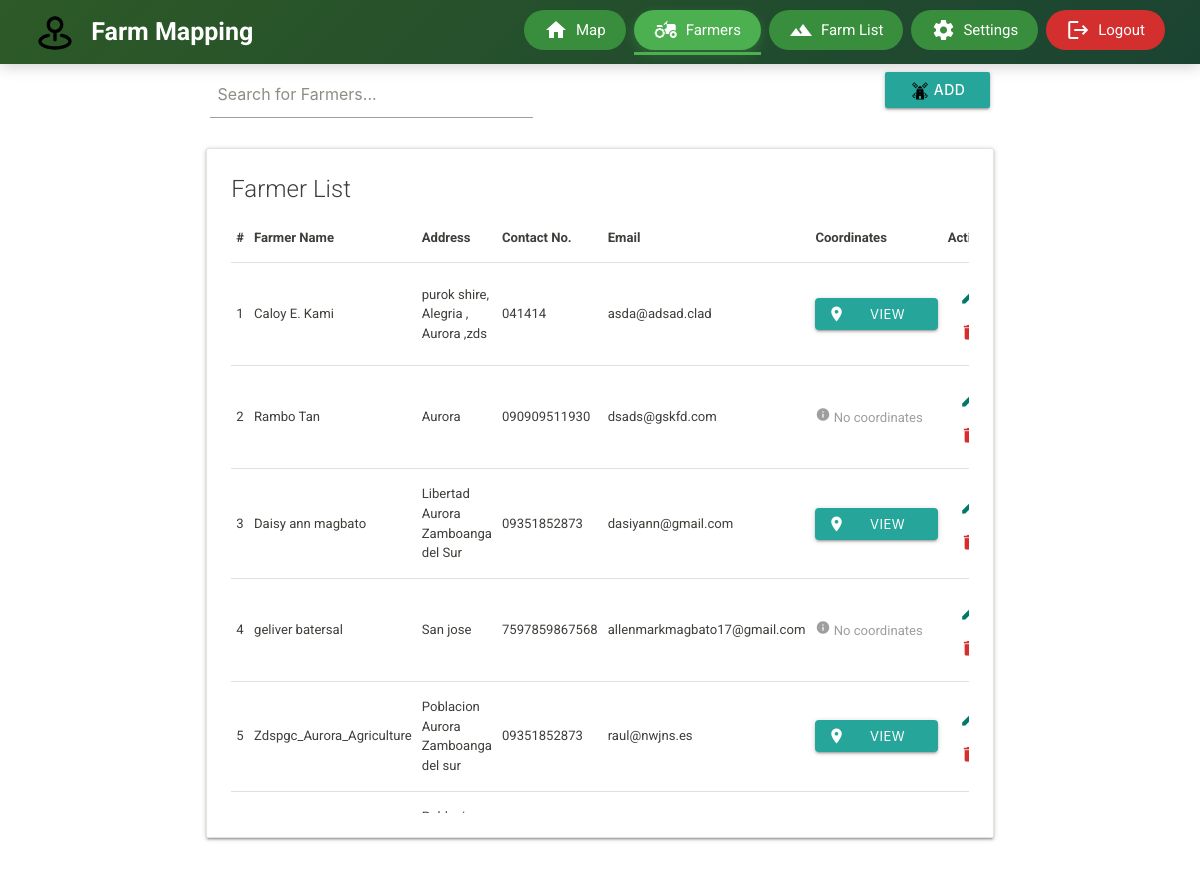
The app's page /farmers.php (signed in) with its own data.
### tables this page shows
CREATE TABLE `farmers` (
  `farmer_id` bigint(20) NOT NULL,
  `farmer_name` varchar(100) DEFAULT NULL,
  `farmer_address` varchar(100) DEFAULT NULL,
  `user_id` bigint(20) DEFAULT NULL,
  `contact_no` varchar(50) DEFAULT NULL,
  `email` varchar(50) DEFAULT NULL
);

### farmers.php (the view, shortened to what this page needs)
<?php
include_once "inc/conn.php";
$user = $_SESSION['user_id'];
include_once "inc/head.php";
$error = array();
$error_two = array();
$result = array();
if ($_SERVER['REQUEST_METHOD'] == 'POST') {
    if (isset($_POST['save']) && $_POST['save'] == "save") {
        $fname = $_POST['farmer_name'];
        $faddress = $_POST['farmer_address'];
        $contact_no = $_POST['contact_no'];
        $email = $_POST['email'];
        $find = $conn->query("SELECT * FROM farmers WHERE farmer_name LIKE '%$fname%'")->fetch_assoc();
        if (empty($find)) {
            $conn->query("INSERT INTO `farmers` (`farmer_name`, `farmer_address`, `user_id`, `contact_no`, `email`) VALUES ('$fname', '$faddress', '$user', '$contact_no', '$email');");
            if ($conn->affected_rows > 0) {
                array_push($error, array("msg" => "Farmer's Successfully added", "type" => "success"));
            } else {
                array_push($error, array("msg" => "Failed to add farmers try again.", "type" => "warning"));
            }
            unset($_POST);
        } else {
            array_push($error, array("msg" => "Farmer name already Exists...", "type" => "warning"));
        }
    } elseif (isset($_POST['save']) && $_POST['save'] == "edit") {
        $id = $_POST["farmer_id"];
        $fname = $_POST['farmer_name'];
        $faddress = $_POST['farmer_address'];
        $contact_no = $_POST['contact_no'];
        $email = $_POST['email'];
        $conn->query("UPDATE farmers SET farmer_name='$fname', farmer_address='$faddress', contact_no='$contact_no', email='$email' WHERE farmer_id='$id'");
        if ($conn->affected_rows > 0) {
            array_push($error_two, array("msg" => "Farmer's Successfully edited", "type" => "success"));
        } else {
            array_push($error_two, array("msg" => "Failed to edit farmers try again.", "type" => "warning"));
        }
    } elseif (isset($_POST['save']) && $_POST['save'] == "remove") {
        $id = $_POST["farmer_id"];
        $conn->query("DELETE FROM farmers WHERE farmer_id='$id'");
        if ($conn->affected_rows > 0) {
            array_push($error_two, array("msg" => "Farmer's Successfully remove", "type" => "success"));
        } else {
            array_push($error_two, array("msg" => "Failed to remove farmers try again.", "type" => "warning"));
        }
    }
    if (isset($_POST['search'])) {
        $search = $_POST['search'];
        $result = $conn->query("
            SELECT
                f.*,
                GROUP_CONCAT(DISTINCT l.land_id) as land_ids,
                GROUP_CONCAT(l.land_name) as land_names,
                GROUP_CONCAT(lt.land_tag_coord) as coordinates
            FROM farmers f
            LEFT JOIN lands l ON f.farmer_id = l.farmer_id
            LEFT JOIN land_tags lt ON l.land_id = lt.land_id
            WHERE CONCAT(f.farmer_name, f.farmer_address) LIKE '%$search%'
            GROUP BY f.farmer_id
        ");
    } else {
        $result = $conn->query("
            SELECT
                f.*,
                GROUP_CONCAT(DISTINCT l.land_id) as land_ids,
                GROUP_CONCAT(l.land_name) as land_names,
                GROUP_CONCAT(lt.land_tag_coord) as coordinates
            FROM farmers f
            LEFT JOIN lands l ON f.farmer_id = l.farmer_id
            LEFT JOIN land_tags lt ON l.land_id = lt.land_id
            GROUP BY f.farmer_id
        ");
    }
} else {
    $result = $conn->query("
        SELECT
            f.*,
            GROUP_CONCAT(DISTINCT l.land_id) as land_ids,
            GROUP_CONCAT(l.land_name) as land_names,
            GROUP_CONCAT(lt.land_tag_coord) as coordinates
        FROM farmers f
        LEFT JOIN lands l ON f.farmer_id = l.farmer_id
        LEFT JOIN land_tags lt ON l.land_id = lt.land_id
        GROUP BY f.farmer_id
    ");
}
?>
<div class="container mt-2">
    <div class="row my-2">
        <div class="col-md-5 ">
            <form action="" class="" method="post">
                <div class="form-group ">
                    <input type="text" name="search" value="<?php echo $_POST['search'] ?? '' ?>" class="form-control px-2" placeholder="Search for Farmers...">
                </div>
            </form>
        </div>
        <div class="col-md-5">
        </div>
        <div class="col-md-2">
            <button type="button" class="btn btn-light btn-block" data-toggle="modal" data-target="#exampleModal" onclick="save()">
                <img src="images/farm.svg" style="width: 20px;" alt="" srcset="">
                Add New Farmer</button>
        </div>
    </div>
    <div class="row">
    <div class="col s12">
        <div class="card">
            <div class="card-content">
                <span class="card-title">Farmer List</span>
                <div class="table-responsive" style="max-height: 600px; overflow-y: auto;">
                    <table class="highlight bordered responsive-table">
                        <thead>
                            <tr>
                                <th>#</th>
                                <th>Farmer Name</th>
                                <th>Address</th>
                                <th>Contact No.</th>
                                <th>Email</th>
                                <th>Coordinates</th>
                                <th>Actions</th>
                            </tr>
                        </thead>
                        <tbody>
                            <?php if (!empty($result)): ?>
                                <?php foreach ($result as $row => $row_data): ?>
                                    <tr>
                                        <td><?php echo $row + 1; ?></td>
                                        <td><?php echo $row_data['farmer_name']; ?></td>
                                        <td><?php echo $row_data['farmer_address']; ?></td>
                                        <td><?php echo $row_data['contact_no']; ?></td>
                                        <td><?php echo $row_data['email']; ?></td>
                                        <td>
                                            <?php if (!empty($row_data['coordinates'])): ?>
                                                <button
                                                    onclick="showCoordinates(
                                                        '<?php echo htmlspecialchars(json_encode($row_data['land_names'])); ?>',
                                                        '<?php echo htmlspecialchars(json_encode($row_data['coordinates'])); ?>',
                                                        '<?php echo htmlspecialchars(json_encode($row_data['land_ids'])); ?>'
                                                    )"
                                                    class="btn-small">
                                                    <i class="material-icons left">location_on</i>View Coordinates
                                                </button>
                                            <?php else: ?>
                                                <span class="grey-text">
                                                    <i class="material-icons tiny">info</i> No coordinates
                                                </span>
                                            <?php endif; ?>
                                        </td>
                                        <td>
                                            <a
                                                onclick="edit(
                                                    `<?php echo $row_data['farmer_id'] ?>`,
                                                    `<?php echo $row_data['farmer_name'] ?>`,
                                                    `<?php echo $row_data['farmer_address'] ?>`,
                                                    `<?php echo $row_data['contact_no'] ?>`,
                                                    `<?php echo $row_data['email'] ?>`
                                                )"
                                                class="btn-flat teal-text text-darken-2">
                                                <i class="material-icons">edit</i>
                                            </a>
                                            <a
                                                onclick="remove(
                                                    `<?php echo $row_data['farmer_id'] ?>`,
                                                    `<?php echo $row_data['farmer_name'] ?>`,
                                                    `<?php echo $row_data['farmer_address'] ?>`,
                                                    `<?php echo $row_data['contact_no'] ?>`,
                                                    `<?php echo $row_data['email'] ?>`
                                                )"
                                                class="btn-flat red-text text-darken-2">
                                                <i class="material-icons">delete</i>
                                            </a>
                                        </td>
                                    </tr>
                                <?php endforeach; ?>
                            <?php else: ?>
                                <tr>
                                    <td colspan="6" class="center-align">No data found</td>
                                </tr>
                            <?php endif; ?>
                        </tbody>
                    </table>
                </div>
            </div>
        </div>
    </div>
</div>
<?php
include_once "inc/foot.php";
?>

### inc/head.php (shortened to what this page needs)
<!DOCTYPE html>
<html lang="en">
<head>
    <link rel="stylesheet" href="https://unpkg.com/leaflet@1.9.4/dist/leaflet.css"
 />
    <link rel="stylesheet" href="https://cdn.jsdelivr.net/npm/bootswatch@4.5.2/dist/sandstone/bootstrap.min.css"
>
    <link rel="stylesheet" href="https://cdnjs.cloudflare.com/ajax/libs/font-awesome/6.6.0/css/all.min.css"
 />
<link href="https://cdnjs.cloudflare.com/ajax/libs/materialize/1.0.0/css/materialize.min.css" rel="stylesheet">
    <link href="https://cdnjs.cloudflare.com/ajax/libs/materialize/1.0.0/css/materialize.min.css" rel="stylesheet">
</head>
<body>
    <nav>
        <div class="nav-wrapper">
            <a href="#" class="brand-logo">
                <img src="images/map.svg" alt="Farm Mapping"> Farm Mapping
            </a>
            <ul class="nav-links hide-on-med-and-down">
                <li><a href="index.php" class="active">
                    <i class="material-icons">home</i>Map
                </a></li>
                <li><a href="farmers.php">
                    <i class="material-icons">agriculture</i>Farmers
                </a></li>
                <li><a href="lands.php">
                    <i class="material-icons">landscape</i>Farm List
                </a></li>
                <li><a href="#" class="dropdown-trigger" data-target="settingsDropdown">
                    <i class="material-icons">settings</i>Settings
                </a></li>
                <li><a href="#" onclick="confirmLogout()" class="logout-btn">
                    <i class="material-icons">logout</i>Logout
                </a></li>
            </ul>
        </div>
    </nav>
</body>

### inc/foot.php (shortened to what this page needs)
</body>
</html>

### inc/head.php (style rules this page uses)
nav { padding: 0 20px; background: linear-gradient(135deg, #2d5a27, #1b4332); box-shadow: 0 2px 15px rgba(0, 0, 0, 0.2); }
.nav-wrapper { display: flex; justify-content: space-between; align-items: center; padding: 0 15px; }
.brand-logo { display: flex; align-items: center; font-size: 25px !important; font-weight: bold; padding: 0 !important; transition: transform 0.3s ease; }
.brand-logo img { margin-right: 10px; width: 40px; animation: float 3s ease-in-out infinite; }
.nav-links { margin-left: auto !important; display: flex !important; height: 100%; gap: 8px; }
.nav-links li a { height: 40px; padding: 0 20px !important; display: flex !important; align-items: center; border-radius: 20px; margin: 10px 0; background: #388e3c; transition: all 0.3s ease; color: white !important; position: relative; overflow: visible; }
.nav-links a.active { background: #388e3c; }
.nav-links i { margin-right: 8px; font-size: 20px; }
.nav-links li a.logout-btn { background: #d32f2f; }
.nav-links li a { transform-origin: center; transition: all 0.3s cubic-bezier(0.4, 0, 0.2, 1); }
.nav-links a.active { background: #4caf50; box-shadow: 0 4px 12px rgba(76, 175, 80, 0.3); animation: glowingEffect 2s infinite; }
.nav-links li a.active::after { content: ''; position: absolute; bottom: -5px; left: 0; width: 100%; height: 3px; background: #4caf50; animation: activeGlow 2s infinite; transition: all 0.3s ease; }

### farmers.php (style rules this page uses)
.btn-small { background-color: #26a69a; color: white; border: none; padding: 0 12px; height: 32px; line-height: 32px; border-radius: 4px; cursor: pointer; }
.btn-small i { vertical-align: middle; margin-right: 4px; }
.btn-flat { background: transparent; color: #26a69a; border: none; padding: 0 12px; cursor: pointer; }

### records on screen
farmers: farmer_name "Caloy E. Kami", farmer_address "purok shire, Alegria , Aurora ,zds", contact_no "041414", email "asda@adsad.clad"
farmers: farmer_name "Rambo Tan", farmer_address "Aurora", contact_no "090909511930", email "dsads@gskfd.com", shows "No coordinates"
farmers: farmer_name "Daisy ann magbato", farmer_address "Libertad Aurora Zamboanga del Sur", contact_no "09351852873", email "dasiyann@gmail.com"
farmers: farmer_name "geliver batersal", farmer_address "San jose", contact_no "7597859867568", email "allenmarkmagbato17@gmail.com", shows "No coordinates"
farmers: farmer_name "Zdspgc_Aurora_Agriculture", farmer_address "Poblacion Aurora Zamboanga del sur", contact_no "09351852873", email "raul@nwjns.es"
